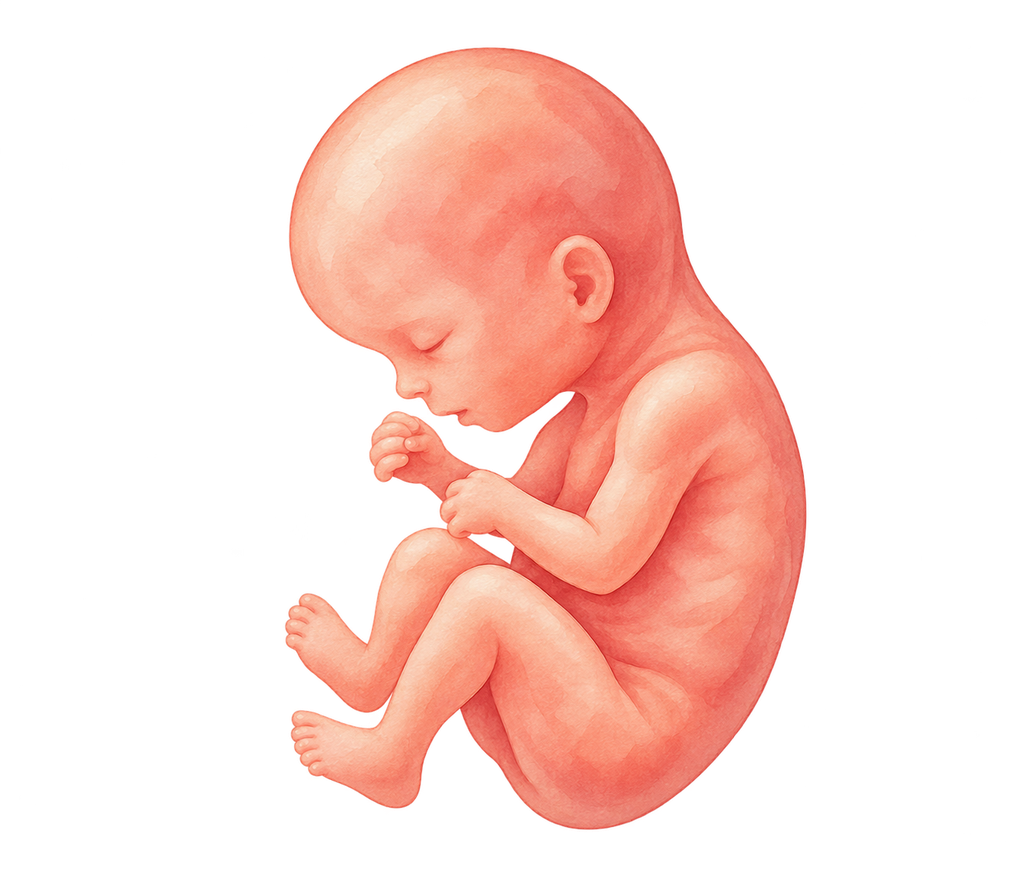
#> input picture mobile/assets/images/babies/baby_stage_13_16.png, 1024 x 878 px
$ python -i process-clean-baby-stages.py   (imports and definitions only)
#> lines starting #> are read from the running program, lines starting #| are printed output that depends on the picture; after the words box and inside, x2 and y2 are one past the last pixel; in counts of white or black regions, pixels touching at a corner belong together
"""Convert freshly generated baby JPGs into clean shared-circle PNGs."""

from __future__ import annotations

from collections import deque
from pathlib import Path

import numpy as np
from PIL import Image, ImageDraw, ImageFilter

ROOT = Path(__file__).resolve().parents[1]
BABIES = ROOT / "mobile" / "assets" / "images" / "babies"
FRUITS = ROOT / "mobile" / "assets" / "images" / "fruits"
SRC_DIR = Path(r"C:\Users\andre\.cursor\projects\c-Users-andre-OneDrive\assets")

PLATE = np.array([255.0, 236.0, 228.0])
SIZE = 512
PAD = 10


def circle_alpha(size: int = SIZE, pad: int = PAD) -> np.ndarray:
    big = size * 2
    mask = Image.new("L", (big, big), 0)
    ImageDraw.Draw(mask).ellipse(
        (pad * 2, pad * 2, big - 1 - pad * 2, big - 1 - pad * 2),
        fill=255,
    )
    return np.array(mask.resize((size, size), Image.Resampling.LANCZOS), dtype=np.float32) / 255.0


def largest_cc(mask: np.ndarray) -> np.ndarray:
    visited = np.zeros_like(mask, dtype=bool)
    best: list[tuple[int, int]] = []
    best_n = 0
    h, w = mask.shape
    for y in range(h):
        for x in range(w):
            if mask[y, x] and not visited[y, x]:
                q = deque([(y, x)])
                visited[y, x] = True
                cells: list[tuple[int, int]] = []
                while q:
                    cy, cx = q.popleft()
                    cells.append((cy, cx))
                    for ny, nx in (
                        (cy - 1, cx),
                        (cy + 1, cx),
                        (cy, cx - 1),
                        (cy, cx + 1),
                    ):
                        if 0 <= ny < h and 0 <= nx < w and mask[ny, nx] and not visited[ny, nx]:
                            visited[ny, nx] = True
                            q.append((ny, nx))
                if len(cells) > best_n:
                    best_n = len(cells)
                    best = cells
    out = np.zeros_like(mask)
    for y, x in best:
        out[y, x] = True
    return out


def fill_holes(mask: np.ndarray) -> np.ndarray:
    h, w = mask.shape
    bg = np.zeros_like(mask, dtype=bool)
    q: deque[tuple[int, int]] = deque()
    for y, x in ((0, 0), (0, w - 1), (h - 1, 0), (h - 1, w - 1)):
        if not mask[y, x]:
            bg[y, x] = True
            q.append((y, x))
    while q:
        y, x = q.popleft()
        for ny, nx in ((y - 1, x), (y + 1, x), (y, x - 1), (y, x + 1)):
            if 0 <= ny < h and 0 <= nx < w and (not mask[ny, nx]) and (not bg[ny, nx]):
                bg[ny, nx] = True
                q.append((ny, nx))
    return ~bg


def is_outside_bg(rgb: np.ndarray) -> np.ndarray:
    """Black canvas or checkerboard transparency preview."""
    r, g, b = rgb[:, :, 0], rgb[:, :, 1], rgb[:, :, 2]
    lum = rgb.mean(2)
    sat = rgb.max(2) - rgb.min(2)
    black = lum < 40
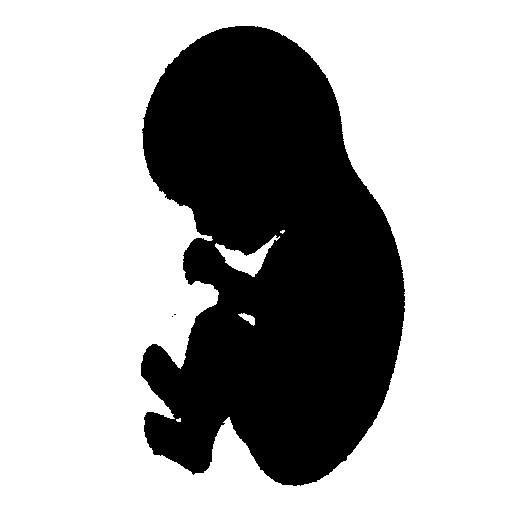
#> black: shape (512, 512) bool; 67.5% white; 3 black regions (2 under 20 px), largest, box (x1, y1, x2, y2) and area: (141, 26, 405, 486) 85307
    # checkerboard: near-gray, mid/high lum, low sat
    checker = (sat < 18) & (lum > 140) & (lum < 230) & (np.abs(r - g) < 12) & (np.abs(g - b) < 12)
#> checker: shape (512, 512) bool; 0.01% white in thin lines or dots, all inside (x1, y1, x2, y2) = (172, 214, 218, 422)
    # pure white outside (some gens)
    pure_white = (r > 250) & (g > 250) & (b > 250)
#> pure_white: shape (512, 512) bool; 0.01% white in thin lines or dots, all inside (x1, y1, x2, y2) = (174, 215, 219, 422)
    return black | checker | pure_white
#> returned value: shape (512, 512) bool; 67.5% white; 3 black regions (2 under 20 px), largest, box (x1, y1, x2, y2) and area: (141, 26, 405, 486) 85235
#> in process_one, `out_img = Image.fromarray((outside.astype(np.uint8) * 255), "L").filte..`: out_img: PIL image 512x512 L; 68.4% white; 1 black region, box (x1, y1, x2, y2) and area: (142, 27, 404, 485) 82839


def extract_embryo(rgb: np.ndarray, outside: np.ndarray) -> np.ndarray:
    dist = np.linalg.norm(rgb - PLATE, axis=2)
    r, g, b = rgb[:, :, 0], rgb[:, :, 1], rgb[:, :, 2]
    chroma = r - b
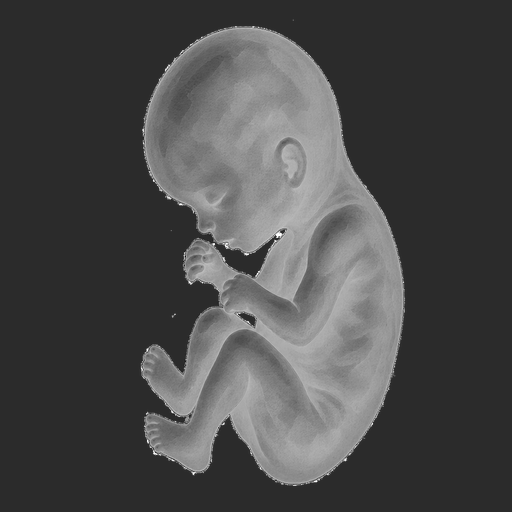
#> chroma: shape (512, 512) float32; min -53, max 255, mean 37.9; drawn with min black and max white
    lum = rgb.mean(2)
    sat = rgb.max(2) - rgb.min(2)

    # White sticker / fringe — never treat as embryo
    whiteish = (r > 245) & (g > 240) & (b > 230) & (chroma < 22)
#> whiteish: shape (512, 512) bool; 0.02% white in thin lines or dots, all inside (x1, y1, x2, y2) = (174, 212, 219, 423)

    embryo = (~outside) & (~whiteish) & (dist > 22) & (lum < 242)
#> embryo: shape (512, 512) bool; 31.6% white; 1 white region, box (x1, y1, x2, y2) and area: (142, 27, 404, 485) 82775
    embryo &= (chroma > 10) | ((sat > 20) & (lum < 220))
#> embryo: shape (512, 512) bool; 31.6% white; 1 white region, box (x1, y1, x2, y2) and area: (142, 27, 404, 485) 82774

    em = Image.fromarray((embryo.astype(np.uint8) * 255), "L")
    em = em.filter(ImageFilter.MedianFilter(5))
#> em: PIL image 512x512 L; 31.6% white; 1 white region, box (x1, y1, x2, y2) and area: (142, 27, 404, 484) 82848
    em = em.filter(ImageFilter.MaxFilter(7)).filter(ImageFilter.MinFilter(7))
#> em: PIL image 512x512 L; 31.7% white; 1 white region, box (x1, y1, x2, y2) and area: (142, 27, 404, 484) 83185
    em = em.filter(ImageFilter.MaxFilter(3))
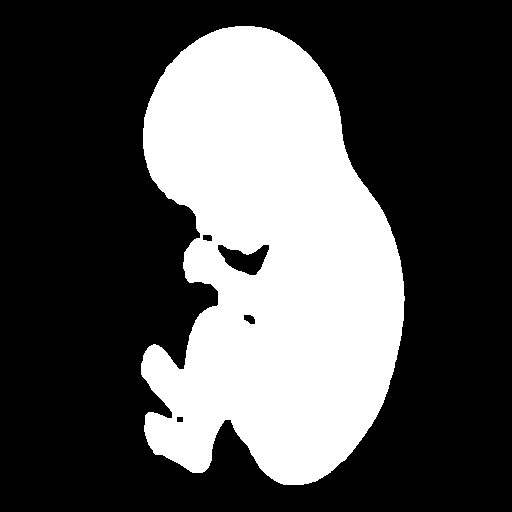
#> em: PIL image 512x512 L; 32.5% white; 1 white region, box (x1, y1, x2, y2) and area: (141, 26, 405, 485) 85327
    embryo = np.array(em) > 127
    embryo = largest_cc(embryo)
    embryo = fill_holes(embryo)
#> after the loop in fill_holes, `for y, x in ((0, 0), (0, w - 1), (h - 1, 0), (h - 1, w - 1)):`: bg: shape (512, 512) bool; 0% white in thin lines or dots
#> the loop in fill_holes, `while q:` made 175801 passes
#> (y, x) on passes 1 to 3: (0, 0), (0, 511), (511, 0)
#> after the loop in fill_holes, `while q:`:
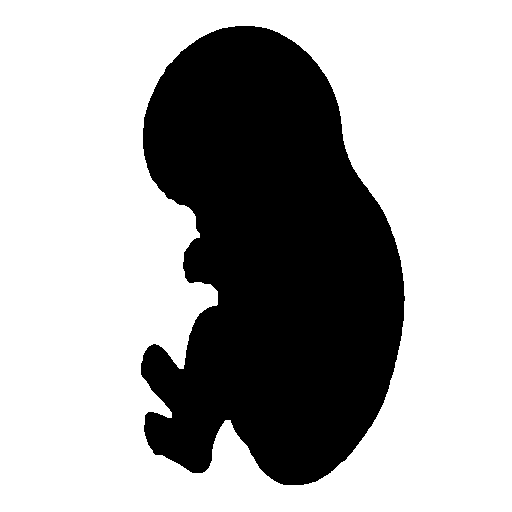
#> bg: shape (512, 512) bool; 67.1% white; 1 black region, box (x1, y1, x2, y2) and area: (141, 26, 405, 485) 86343
    em = Image.fromarray((embryo.astype(np.uint8) * 255), "L")
    em = em.filter(ImageFilter.MaxFilter(5)).filter(ImageFilter.MinFilter(5))
    return fill_holes(np.array(em) > 127)
#> the loop in fill_holes (call 2), `while q:` made 175801 passes


def inpaint_whites(rgb: np.ndarray, mask: np.ndarray) -> np.ndarray:
    out = rgb.copy()
    r, g, b = out[:, :, 0], out[:, :, 1], out[:, :, 2]
    chroma = r - b
    bad = mask & (
        ((r > 248) & (g > 238) & (b > 225))
        | ((r > 242) & (g > 238) & (b > 230) & (chroma < 18))
    )
    flesh_fallback = np.array([232.0, 188.0, 162.0])
    for _ in range(16):
        if not bad.any():
            break
        ys, xs = np.where(bad)
        new = out.copy()
        still = np.zeros_like(bad)
        for y, x in zip(ys, xs):
            y0, y1 = max(0, y - 4), min(SIZE, y + 5)
            x0, x1 = max(0, x - 4), min(SIZE, x + 5)
            patch = out[y0:y1, x0:x1]
            good = mask[y0:y1, x0:x1] & ~bad[y0:y1, x0:x1]
            if good.sum() >= 4:
                new[y, x] = np.median(patch[good], axis=0)
            else:
                new[y, x] = flesh_fallback
                still[y, x] = True
        out = new
        bad = still
#> bad: shape (512, 512) bool; every value is 0
    # soften blown highlights
    r, g, b = out[:, :, 0], out[:, :, 1], out[:, :, 2]
    hot = mask & (r > 246) & (g > 230)
#> hot: shape (512, 512) bool; 0.01% white in thin lines or dots, all inside (x1, y1, x2, y2) = (147, 52, 328, 441)
    out[hot, 0] = np.minimum(out[hot, 0], 244)
#> out: shape (512, 512, 3) float32; mean R, G, B 78.8, 48.3, 40.8
    out[hot, 1] = np.minimum(out[hot, 1], 215)
#> out: shape (512, 512, 3) float32; mean R, G, B 78.8, 48.3, 40.8
    out[hot, 2] = np.minimum(out[hot, 2], 190)
#> out: shape (512, 512, 3) float32; mean R, G, B 78.8, 48.3, 40.8
    return out


def process_one(src: Path, dst: Path) -> None:
    img = Image.open(src).convert("RGB").resize((SIZE, SIZE), Image.Resampling.LANCZOS)
    rgb = np.array(img, dtype=np.float32)
    outside = is_outside_bg(rgb)
    # expand outside a bit to eat fringe
    out_img = Image.fromarray((outside.astype(np.uint8) * 255), "L").filter(ImageFilter.MaxFilter(3))
    outside = np.array(out_img) > 0

    embryo = extract_embryo(rgb, outside)
    cleaned = inpaint_whites(rgb, embryo)

    soft = Image.fromarray((embryo.astype(np.uint8) * 255), "L").filter(
        ImageFilter.GaussianBlur(1.1)
    )
    ae = (np.array(soft, dtype=np.float32) / 255.0)[..., None]
    ca = circle_alpha()
#> in circle_alpha, `mask = Image.new("L", (big, big), 0)`: mask: PIL image 1024x1024 L; every value is 0
#> in circle_alpha, `ImageDraw.Draw(mask).ellipse( (pad * 2, pad * 2, big - 1 - pad * 2, bi..`: mask: PIL image 1024x1024 L; 72.5% white; 1 black region, box (x1, y1, x2, y2) and area: (0, 0, 1024, 1024) 288240

    out = np.zeros((SIZE, SIZE, 4), dtype=np.float32)
    out[:, :, 0] = PLATE[0]
    out[:, :, 1] = PLATE[1]
    out[:, :, 2] = PLATE[2]
    out[:, :, 3] = ca * 255.0
#> out: shape (512, 512, 4) float32
    out[:, :, :3] = out[:, :, :3] * (1.0 - ae) + cleaned * ae
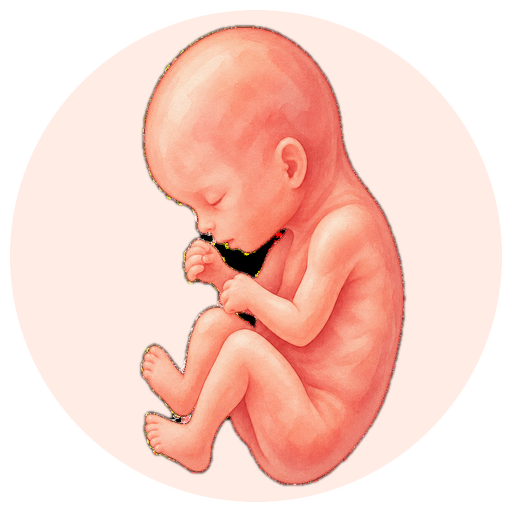
#> out: shape (512, 512, 4) float32; mean of channels 0, 1, 2, 3 249.7, 206.3, 193.6, 185.4; transparent parts drawn white

    # final white purge inside circle
    r, g, b = out[:, :, 0], out[:, :, 1], out[:, :, 2]
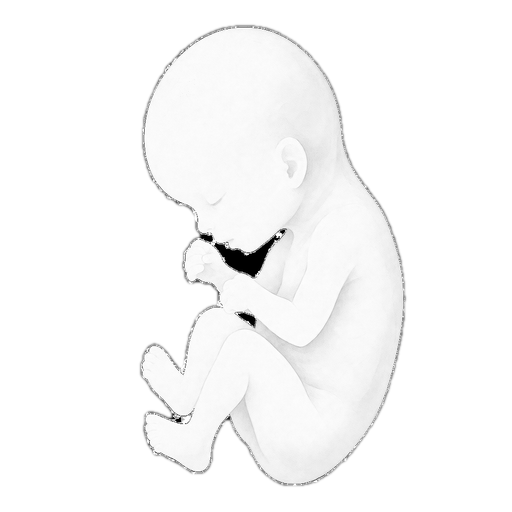
#> r: shape (512, 512) float32; min 0, max 255, mean 249.3
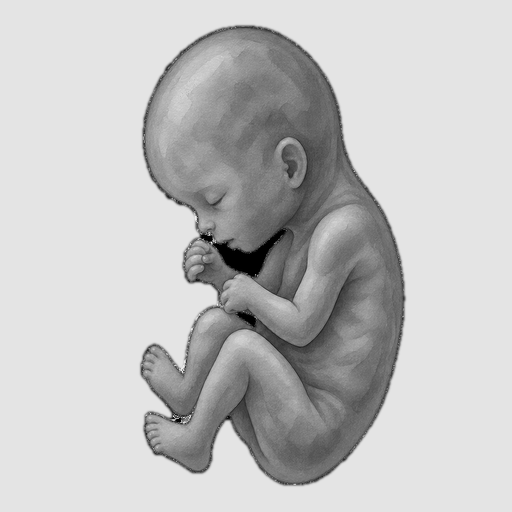
#> b: shape (512, 512) float32; min 0, max 250, mean 193.6
    leftover = (ca > 0.4) & (r > 248) & (g > 245) & (b > 238) & ((r - b) < 18)
    out[leftover, 0] = PLATE[0]
    out[leftover, 1] = PLATE[1]
    out[leftover, 2] = PLATE[2]

    Image.fromarray(np.clip(out, 0, 255).astype(np.uint8), "RGBA").save(dst)
    white = int(
        (
            (out[:, :, 0] > 248)
            & (out[:, :, 1] > 245)
            & (out[:, :, 2] > 238)
            & (out[:, :, 3] > 40)
        ).sum()
    )
#> white = 0
#> (the run stopped early here; a loop or call above may not have finished)

$ run again, on mobile/assets/images/babies/baby_stage_25_28.png
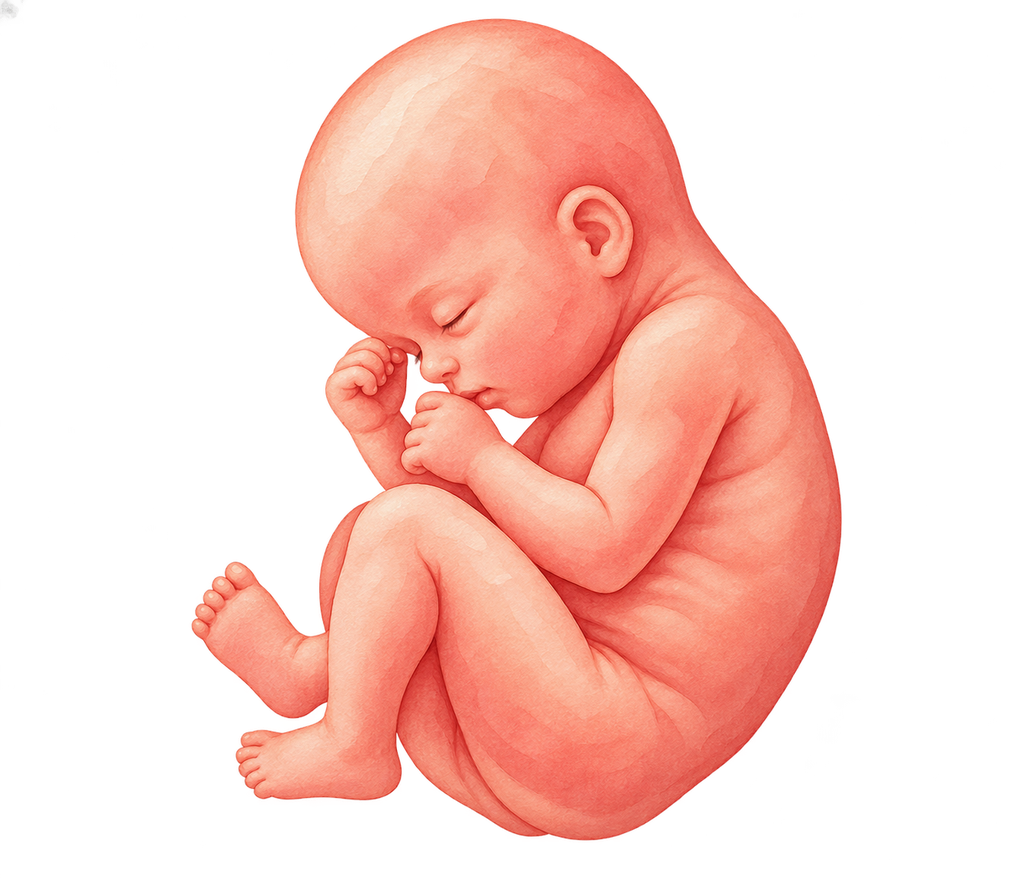
#> input picture mobile/assets/images/babies/baby_stage_25_28.png, 1024 x 878 px
#> in is_outside_bg, `black = lum < 40`:
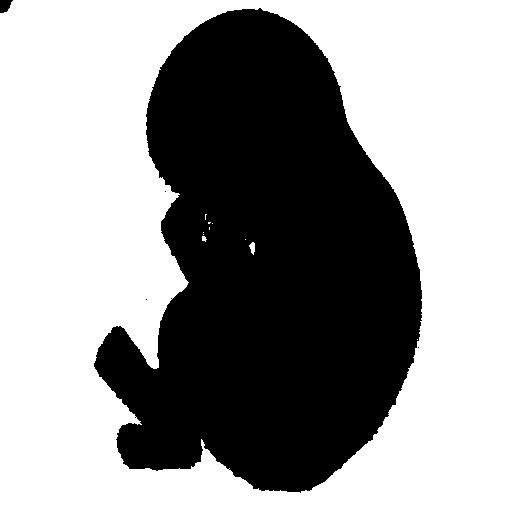
#> black: shape (512, 512) bool; 59.9% white; 5 black regions (3 under 20 px), largest, box (x1, y1, x2, y2) and area: (94, 8, 422, 493) 105058, (0, 0, 13, 13) 124
#> checker: shape (512, 512) bool; 0% white in thin lines or dots, all inside (x1, y1, x2, y2) = (184, 278, 186, 290)
#> pure_white: shape (512, 512) bool; 0% white in thin lines or dots, all inside (x1, y1, x2, y2) = (159, 285, 189, 418)
#> out_img: PIL image 512x512 L; 60.7% white; 2 black regions, box (x1, y1, x2, y2) and area: (95, 10, 421, 491) 102863, (0, 0, 11, 12) 99
#> whiteish: shape (512, 512) bool; 0% white in thin lines or dots, all inside (x1, y1, x2, y2) = (152, 285, 189, 422)
#> the loop in fill_holes, `while q:` made 157078 passes
#> (y, x) on passes 1 to 3: (0, 0), (0, 511), (511, 0)
#> the loop in fill_holes (call 2), `while q:` made 157078 passes
#> the loop in inpaint_whites, `for _ in range(16):` made 2 passes
#> (ys, xs) on pass 1: ([284, 285, 289, 417, 421], [189, 188, 185, 159, 152])
#> hot: shape (512, 512) bool; 0.03% white in thin lines or dots, all inside (x1, y1, x2, y2) = (99, 37, 256, 425)
#> in process_one, `r, g, b = out[:, :, 0], out[:, :, 1], out[:, :, 2]`:
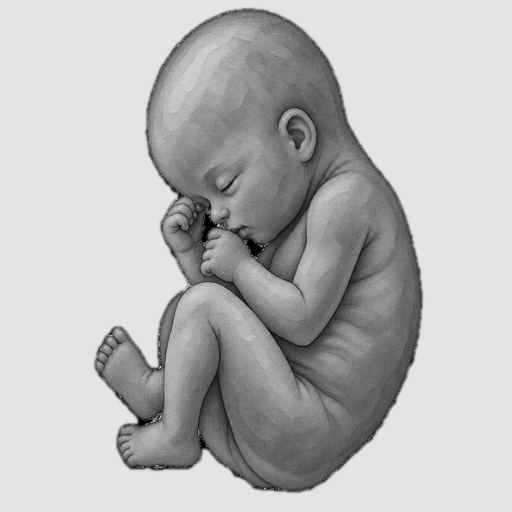
#> b: shape (512, 512) float32; min 0, max 242.7, mean 185.7
#> white = 0

$ run again, on mobile/assets/images/babies/baby_stage_33_36.png
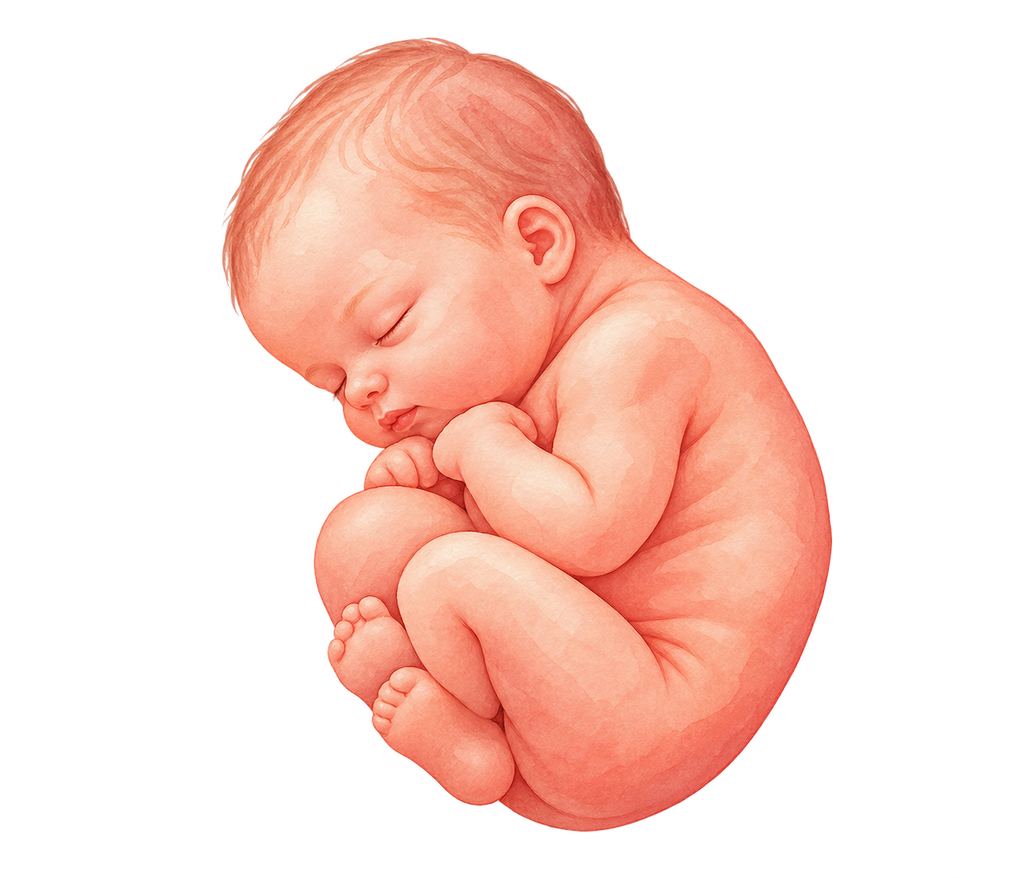
#> input picture mobile/assets/images/babies/baby_stage_33_36.png, 1024 x 878 px
#> in is_outside_bg, `black = lum < 40`:
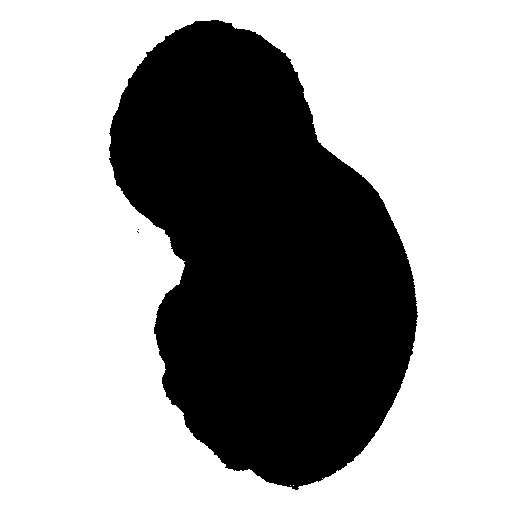
#> black: shape (512, 512) bool; 63.8% white; 3 black regions (2 under 20 px), largest, box (x1, y1, x2, y2) and area: (109, 20, 418, 490) 94798
#> checker: shape (512, 512) bool; every value is 0
#> out_img: PIL image 512x512 L; 64.5% white; 1 black region, box (x1, y1, x2, y2) and area: (110, 21, 416, 489) 93104
#> the loop in fill_holes, `while q:` made 167433 passes
#> (y, x) on passes 1 to 3: (0, 0), (0, 511), (511, 0)
#> the loop in fill_holes (call 2), `while q:` made 167433 passes
#> hot: shape (512, 512) bool; 0.01% white in thin lines or dots, all inside (x1, y1, x2, y2) = (157, 117, 307, 338)
#> in process_one, `r, g, b = out[:, :, 0], out[:, :, 1], out[:, :, 2]`:
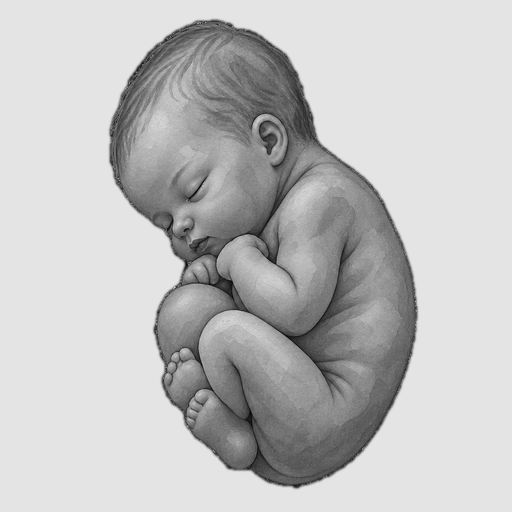
#> b: shape (512, 512) float32; min 0, max 228, mean 192.1
#> white = 0
